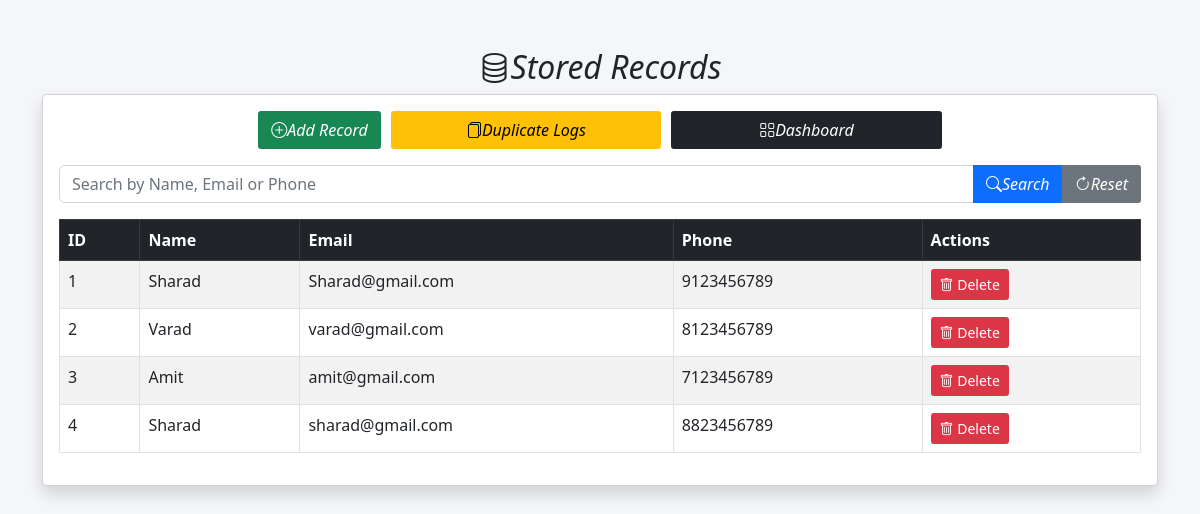
Page /records on the committed database.
### tables this page shows
CREATE TABLE records(
        id INTEGER PRIMARY KEY AUTOINCREMENT,
        name TEXT NOT NULL,
        email TEXT UNIQUE NOT NULL,
        phone TEXT UNIQUE NOT NULL
    );

### app.py (the view)
@app.route('/records')
def records():
    search = request.args.get('search', '')
    conn = sqlite3.connect("database.db")
    cursor = conn.cursor()
    if search:
        cursor.execute("""
            SELECT * FROM records
            WHERE name = ?
            OR email = ?
            OR phone = ?
        """, (search, search, search))
    else:
        cursor.execute("SELECT * FROM records")
    data = cursor.fetchall()
    conn.close()
    return render_template(
        'records.html',
        records=data,
        search=search
    )

### templates/records.html (shortened to what this page needs)
<!DOCTYPE html>
<html lang="en">
<head>
    <link rel="stylesheet"
          href="{{ url_for('static', filename='bootstrap.min.css') }}">
    <link rel="stylesheet"
          href="{{ url_for('static', filename='style.css') }}">
    <link rel="stylesheet"
          href="{{ url_for('static', filename='bootstrap-icons.min.css') }}">
</head>
<body>
<div class="container mt-5">
    <div class="card-header">
        <h2 class="text-center">
            <i class="bi bi-database">Stored Records</i>
        </h2>
    </div>
    <div class="card shadow">
        <div class="card-body">
            <form method="GET" action="/records" class="mb-3">
                <div class="btns">
                    <a href="/"
                       class="btn btn-success mb-3">
                        <i class="bi bi-plus-circle mt-2 w-25">Add Record</i>
                    </a>
                    <a href="/logs" class="btn btn-warning mb-3 w-25">
                        <i class="bi bi-files">Duplicate Logs</i>
                    </a>
                    <a href="/dashboard" class="btn btn-dark mb-3 w-25">
                        <i class="bi bi-grid">Dashboard</i>
                    </a>
                </div>
                <div class="input-group">
                    <input type="text"
                           name="search"
                           class="form-control"
                           placeholder="Search by Name, Email or Phone">
                    <button class="btn btn-primary">
                        <i class="bi bi-search">Search</i>
                    </button>
                    <a href="/records" class="btn btn-secondary">
                        <i class="bi bi-arrow-clockwise">Reset</i>
                    </a>
                </div>
            </form>
            <table class="table table-bordered table-striped">
                <thead class="table-dark">
                <tr>
                    <th>ID</th>
                    <th>Name</th>
                    <th>Email</th>
                    <th>Phone</th>
                    <th>Actions</th>
                </tr>
                </thead>
                <tbody>
                {% for row in records %}
                <tr>
                    <td>{{ row[0] }}</td>
                    <td>{{ row[1] }}</td>
                    <td>{{ row[2] }}</td>
                    <td>{{ row[3] }}</td>
                    <td>
                        <a href="/delete/{{ row[0] }}"
                           class="btn btn-danger btn-sm"
                           onclick="return confirm('Are you sure?')"> <i class="bi bi-trash"></i>
                            Delete
                        </a>
                    </td>
                </tr>
                {% endfor %}
                </tbody>
            </table>
        </div>
    </div>
</div>
</body>
</html>

### static/style.css (style rules this page uses)
body { background-color:#f4f6f9; }
.card { border-radius:5px; }
.btns { display: flex; justify-content: center; gap: 10px; }
.btn { border-radius:2.5px; }
h2 { text-align: center; }

### rows in the picture
records: id "1", name "Sharad", email "Sharad@gmail.com", phone "9123456789"
records: id "2", name "Varad", email "varad@gmail.com", phone "8123456789"
records: id "3", name "Amit", email "amit@gmail.com", phone "7123456789"
records: id "4", name "Sharad", email "sharad@gmail.com", phone "8823456789"
